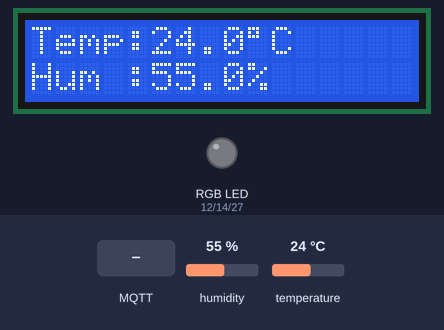
A program run on a simulated ESP32. On the bench: 16×2 character LCD, an RGB LED mixed from three pins (HIGH = lit). The inputs (shaded band) are chosen by the test bench; at power-on: humidity 55 %, temperature 24 °C. WiFi joins after 1.5 s; servers stay silent unless stated; no MQTT or app messages arrive unless stated; what the program prints to the serial monitor is not drawn.

Above: at 5.6 s.
5.7 s: MQTT message "DINGIN" arrives on the first subscribed topic
At 6.9 s:
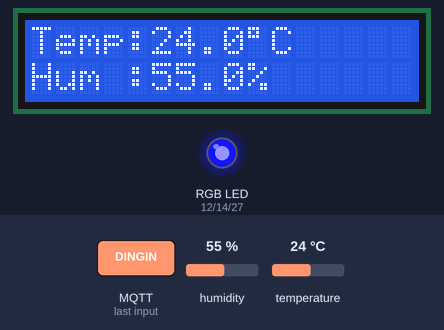
7.2 s: MQTT message "NORMAL" arrives on the first subscribed topic
At 8.0 s:
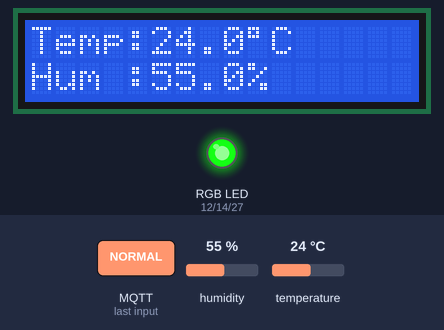
8.7 s: MQTT message "PANAS" arrives on the first subscribed topic
At 9.2 s:
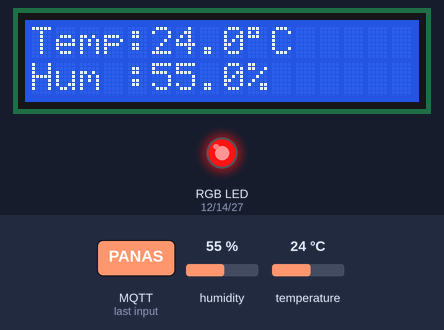
10.2 s: humidity set to 22 %
At 15.4 s:
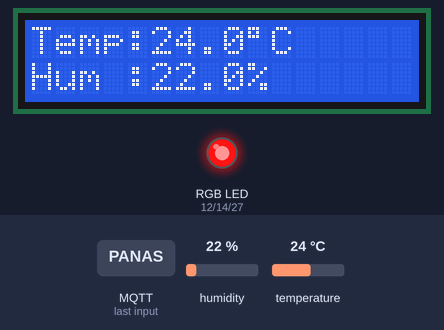
16.5 s: temperature set to 12 °C
At 20.4 s:
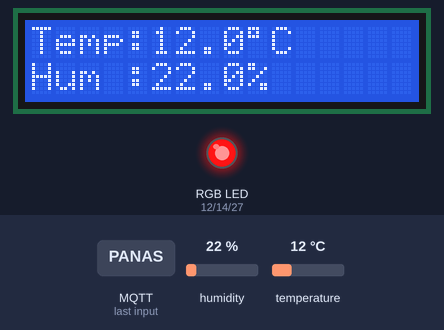
21.5 s: MQTT message "DINGIN" arrives on the first subscribed topic
At 22.5 s:
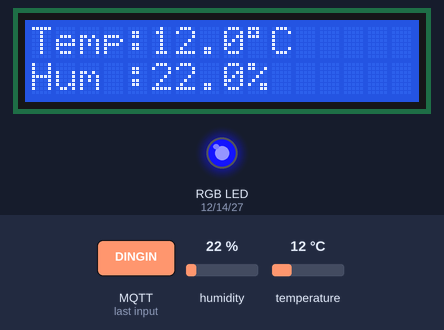
Timing chart, 0 to 24.0 s (numbered marks = the images above; inputs shaded):
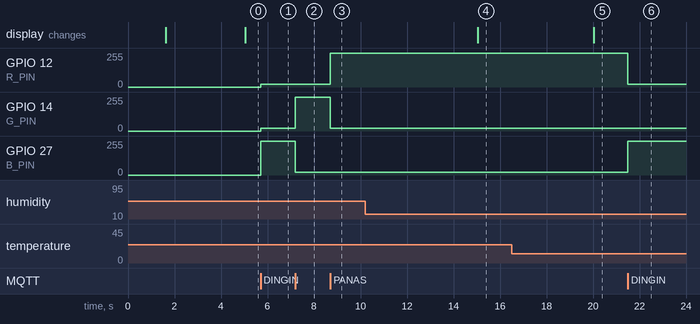

The program:

main.cpp
```cpp
#include "DHTesp.h"
#include <LiquidCrystal_I2C.h>
#include <PubSubClient.h>
#include <WiFi.h>
#include <WiFiClientSecure.h>

const char* ssid = "Wokwi-GUEST";
const char* password = "";

#define I2C_ADDR    0x27
#define LCD_COLUMNS 16
#define LCD_LINES   2

const char* MQTT_SERVER = "d004eb1356264ae999a6524da6cbd5da.s1.eu.hivemq.cloud";
const int   MQTT_PORT   = 8883;
const char* MQTT_TOPIC_DATA = "team1/weather";
const char* MQTT_TOPIC_WIFI = "team1/wifi";

const char* MQTT_USER = "sultannify";
const char* MQTT_PASS = "12345Sultan";

WiFiClientSecure espClient;
PubSubClient mqttClient(espClient);

const int DHT_PIN = 19;
const int R_PIN = 12;
const int G_PIN = 14;
const int B_PIN = 27;
const int BUZZ_PIN = 18;

unsigned long prevMillis = 0;
unsigned long buzzMillis = 0;
const long interval = 5000;
const long buzzInterval = 1500;

DHTesp DHT;
LiquidCrystal_I2C lcd(I2C_ADDR, LCD_COLUMNS, LCD_LINES);


void wifiCheck() {
  if (WiFi.status() != WL_CONNECTED) {
    WiFi.begin(ssid, password);
    while (WiFi.status() != WL_CONNECTED) {
      Serial.print(".");
    }
    Serial.println("Connected!");
  }
}

void connectToMQTT() {
  espClient.setInsecure();
  mqttClient.setServer(MQTT_SERVER, MQTT_PORT);

  while (!mqttClient.connected()) {
    wifiCheck();
    Serial.print("Connecting to MQTT...");

    if (mqttClient.connect("ESP32Client123", MQTT_USER, MQTT_PASS)) {
      Serial.println("Connected!");
      mqttClient.publish(MQTT_TOPIC_WIFI, "WiFi Connected");
      mqttClient.subscribe("team1/weather/status");

    } else {
      Serial.print("Failed, rc=");
      Serial.println(mqttClient.state());
      delay(1000);
    }
  }
}

bool checkInterval(long duration) {
  unsigned long now = millis();
  if (now - prevMillis >= duration) {
    prevMillis = now;
    return true;
  }
  return false;
}

// void changeColor(float temp) {
//   if (temp > 30) {          // Panas
//     analogWrite(R_PIN, 255);
//     analogWrite(G_PIN, 20);
//     analogWrite(B_PIN, 20);
//   }
//   else if (temp >= 25 && temp <= 29) {   // Normal
//     analogWrite(R_PIN, 20);
//     analogWrite(G_PIN, 255);
//     analogWrite(B_PIN, 20);
//   }
//   else {                   // Dingin
//     analogWrite(R_PIN, 20);
//     analogWrite(G_PIN, 20);
//     analogWrite(B_PIN, 255);
//   }
// }
void mqttCallback(char* topic, byte* payload, unsigned int length) {
  String msg = "";

  for (int i = 0; i < length; i++) {
    msg += (char)payload[i];
  }

  Serial.print("MQTT Message: ");
  Serial.println(msg);

  if (msg == "DINGIN") {
    ledcWrite(0, 20);
    ledcWrite(1, 20);
    ledcWrite(2, 255);
  }
  else if (msg == "NORMAL") {
    ledcWrite(0, 20);
    ledcWrite(1, 255);
    ledcWrite(2, 20);
  }
  else if (msg == "PANAS") {
    ledcWrite(0, 255);
    ledcWrite(1, 20);
    ledcWrite(2, 20);
  }

}

void setup() {
  Serial.begin(115200);

  ledcSetup(0, 5000, 8);  // channel, freq, 8-bit resolution
  ledcSetup(1, 5000, 8);
  ledcSetup(2, 5000, 8);

  ledcAttachPin(R_PIN, 0);
  ledcAttachPin(G_PIN, 1);
  ledcAttachPin(B_PIN, 2);

  WiFi.begin(ssid, password);
  wifiCheck();

  connectToMQTT();

  DHT.setup(DHT_PIN, DHTesp::DHT22);
  mqttClient.setCallback(mqttCallback);

  lcd.init();
  lcd.backlight();
}

void loop() {
  wifiCheck();
  if (!mqttClient.connected()) connectToMQTT();
  mqttClient.loop();

  if (checkInterval(interval)) {

    TempAndHumidity data = DHT.getTempAndHumidity();

    // LCD
    lcd.setCursor(0, 0);
    lcd.print("Temp:" + String(data.temperature, 1) + "\xDF" + "C   ");

    lcd.setCursor(0, 1);
    lcd.print("Hum :" + String(data.humidity, 1) + "%     ");

    // LED logic
    // changeColor(data.temperature);
      String payload =
      "{\"temperature\": " + String(data.temperature, 1) +
      ", \"humidity\": " + String(data.humidity, 1) + "}";

    mqttClient.publish(MQTT_TOPIC_DATA, payload.c_str());
  }
}
```

Measured:
- after the input at 5.7 s, GPIO 12 (R_PIN), GPIO 14 (G_PIN): 0/255 → 20/255 at once; GPIO 27 (B_PIN): 0/255 → 255/255 at once
- after the input at 7.2 s, GPIO 14 (G_PIN): 20/255 → 255/255 at once; GPIO 27 (B_PIN): 255/255 → 20/255 at once
- after the input at 8.7 s, GPIO 12 (R_PIN): 20/255 → 255/255 at once; GPIO 14 (G_PIN): 255/255 → 20/255 at once
- after the input at 10.2 s, the display: changes after 4.8 s (image 4)
- after the input at 16.5 s, the display: changes after 3.5 s (image 5)
- after the input at 21.5 s, GPIO 12 (R_PIN): 255/255 → 20/255 at once; GPIO 27 (B_PIN): 20/255 → 255/255 at once
